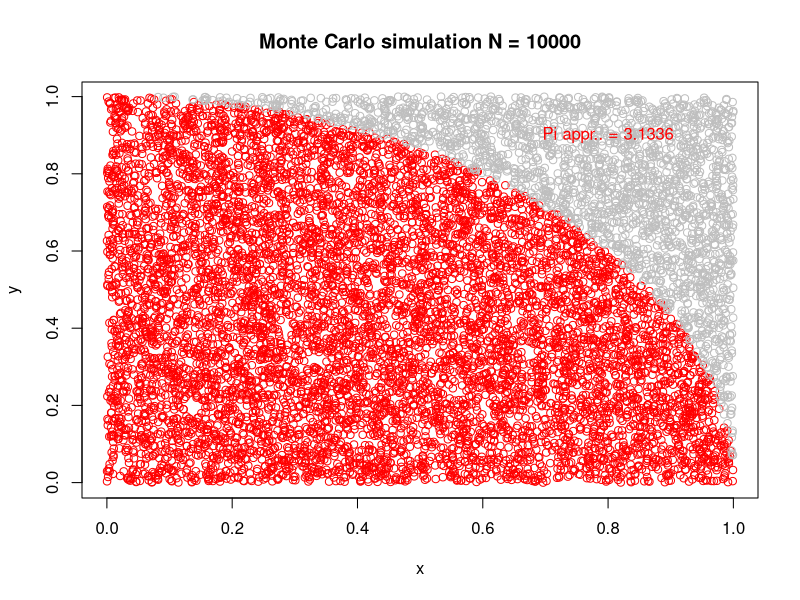
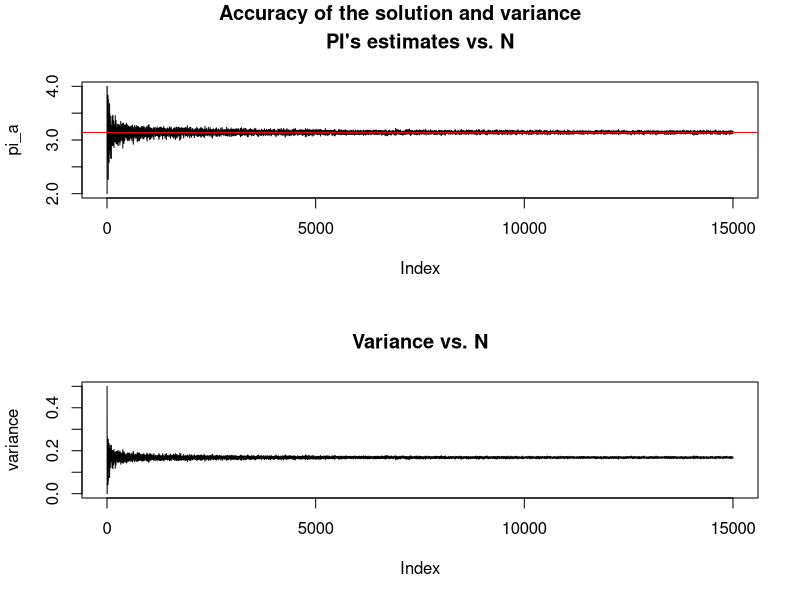

Generate these figures, in order, with R:
  # generating artificial throws to the dartboard
  
  N <- 10000 # Number of throws 
  x <- runif (N, 0,1) # random x coordinates 
  y <- runif (N, 0,1) # random y coordinates 
  dist <- sqrt (x ^ 2 + y ^ 2) # circle equation
  inside <- ifelse (dist <= 1, 1,0) # points inside the circle
  prob_inside <- mean(inside) # percentage of points inside
  pi_a <- prob_inside * 4 # determination of the PI number
  
  # drawing of points inside the dartboard
  par(mfrow=c(1,1)) 
  plot (x [dist <= 1], y [dist <= 1], xlab = "x", ylab = "y", main = paste ("Monte Carlo simulation N =", N), col = "red" )
  points (x [dist> 1], y [dist> 1], col = "gray")
  text (0.8,0.9, paste ("Pi appr.. =", pi_a), col = "red")
  
  ###########################################
  
  # examining on the stability of results
  pi_a  <- 0 # create an empty storage vector to the loop
  variance <- 0 #  create an empty storage vector to the loop 
  
  # loop gradually increasing the number of par
  for (i in 1: 15000) { 
   x <-runif (i, 0,1)
   y <-runif (i, 0,1)
   dist <- sqrt (x ^ 2 + y ^ 2)
   inside <- ifelse (dist <= 1,1,0)
   prob_inside <- mean(inside)
   variance[i] <- var (inside) # variance within the sample
   pi_a[i] <- prob_inside * 4}
  
 # drawing of accuracy of the solution and variance
 par(mfrow=c(2,1)) 
 plot (pi_a, type = "l", ylim = c (2,4), main = "PI's estimates vs. N")
 abline(h = pi, col = "red")
 plot (variance, type = "l", main = "Variance vs. N")
 title(outer=TRUE,main = "Accuracy of the solution and variance", line = -1) 
 